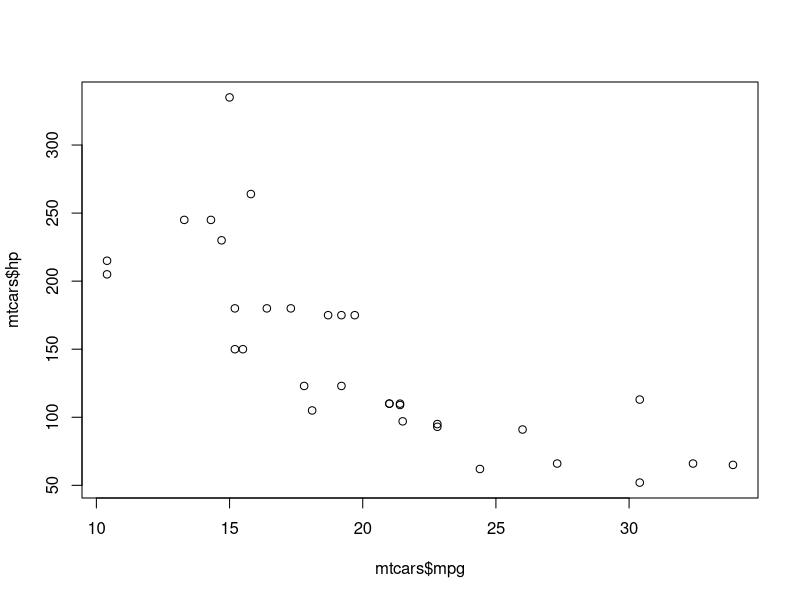
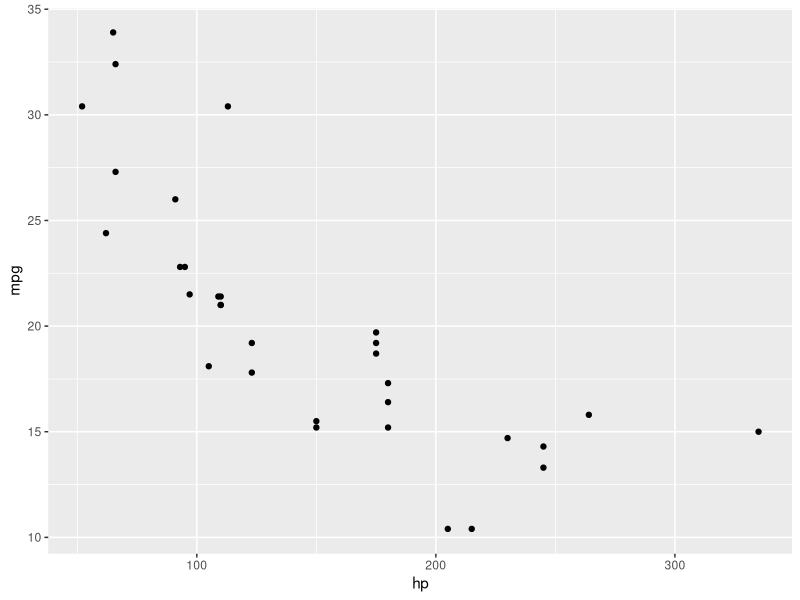

Reproduce these figures in R, in order.
## ---- chunk 1
library("rmarkdown")
#also load any other libraries that are used in this file!!
library(ggplot2)
## ---- chunk 2
# You can click the green arrow to the right of the chunk in Rstudio to see the result.
summary(cars)
## ---- chunk 3
# Your vector

## ---- chunk 4
# This is a code chunk

plot(mtcars$mpg, mtcars$hp)
## ---- chunk 5
# This is a code chunk

## ---- chunk 6
# This is a code chunk
ggplot(data = mtcars, aes(x=hp, y=mpg))+geom_point()
